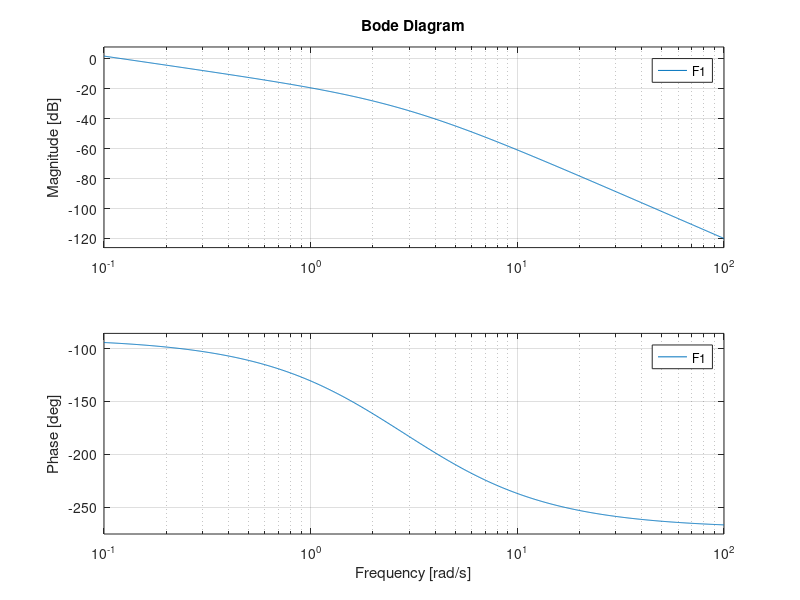
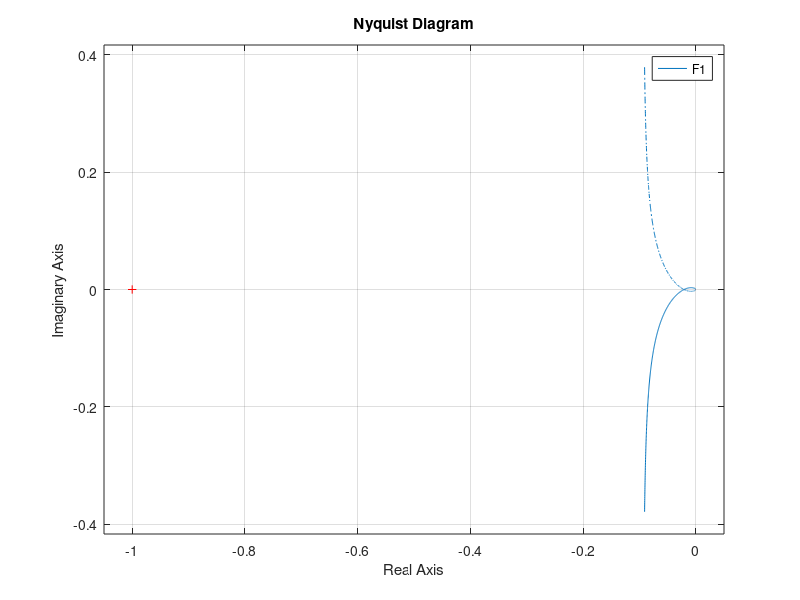
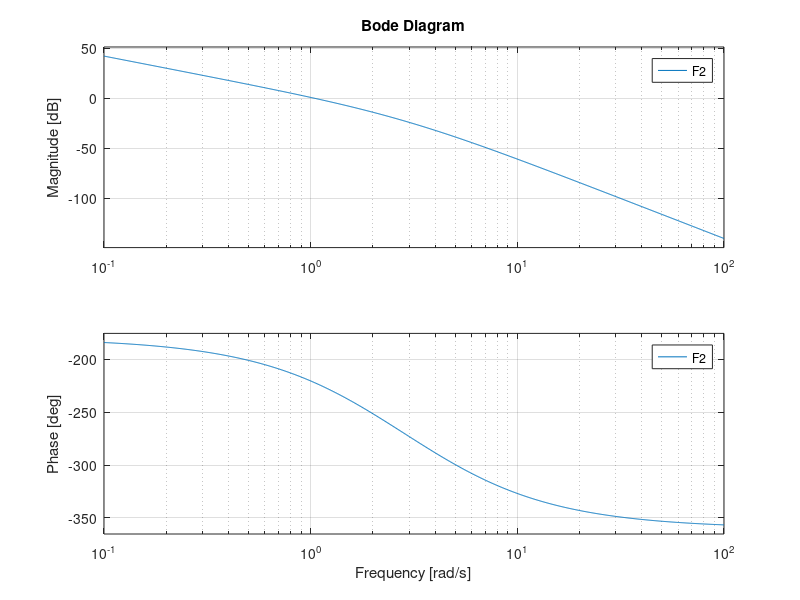
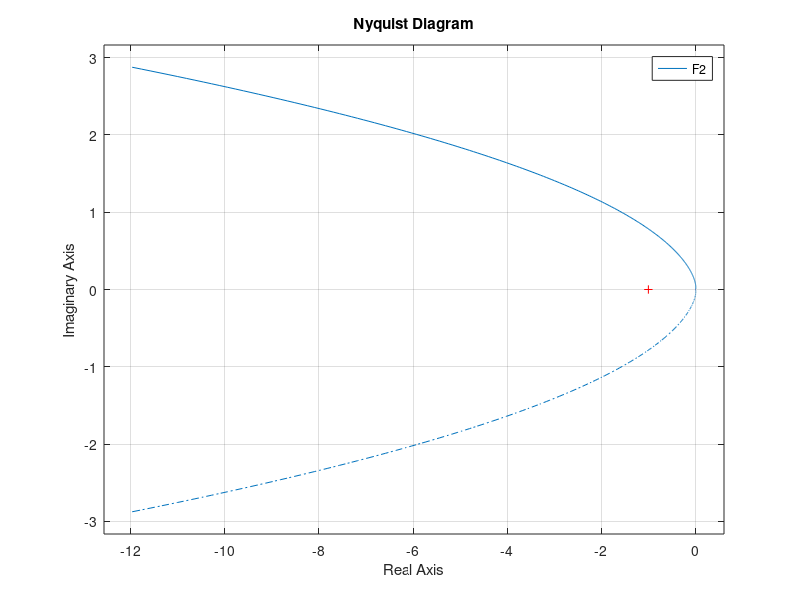

Here is the MATLAB script that generated these plots, in order:
clear all
close all
s = tf('s');

F1 = 1/(s*(s+2)*(s+4));
Kf1 = dcgain(s*F1);  % calcolo guadagno stazionario
bode(F1);
figure,nyquist(F1);
pause;


F2 = 10/s*F1; % E' di tipo 2. Poli in 0(2), -2, -4
Kf2 = dcgain(s^2*F2);
% phi_0 = -90*2 = -180
% phi_inf = -180-90*2 = -360
figure,bode(F2);
figure,nyquist(F2);
% nia=0 perche' non ho poli a parte reale positiva, N=2
% non mi servirebbe nemmeno Matlab, ho delle circonferenze di raggio
% infinito, il punto critico è ovviamente dentro
% nic = 2 , il sistema e' instabile e ho sue poli a parte reale positiva
% Come posso verificare che l'analisi fatta con Nyquist sia corretta?
% calcolo la funzione di catena chiusa con feedback
W2 = feedback(F2,1);
damp(W2); % per vedere dove sono collocati i poli
pause;


F3 = F2*(s+1); % la funzione ha uno zero reale negativo in -1, poli reali 
               % in 0(2), -2, -4
Kf3 = dcgain(s^2*F3);
% phi_0 = -90*2 + fase(Kf3) = -180
% phi_inf = -180+90-90*2 = -270   ho un aumento di fase e poi una
% diminuzione, ed e' quello che si vede dal DdB della fase
figure,bode(F3);
figure,nyquist(F3);
% gia' dal diagramma di Bode si puo' notare che il modulo corrispondente a
% fase -180 e' minore di zero in decibel, quindi minore di uno in unita'
% naturali. Il punto critico sara' alla sua sinistra
% N=0, nic=0, quindi il sistema e' asintoticamente stabile
% Per controllare:
W3=feedback(F3,1);
damp(W3)

